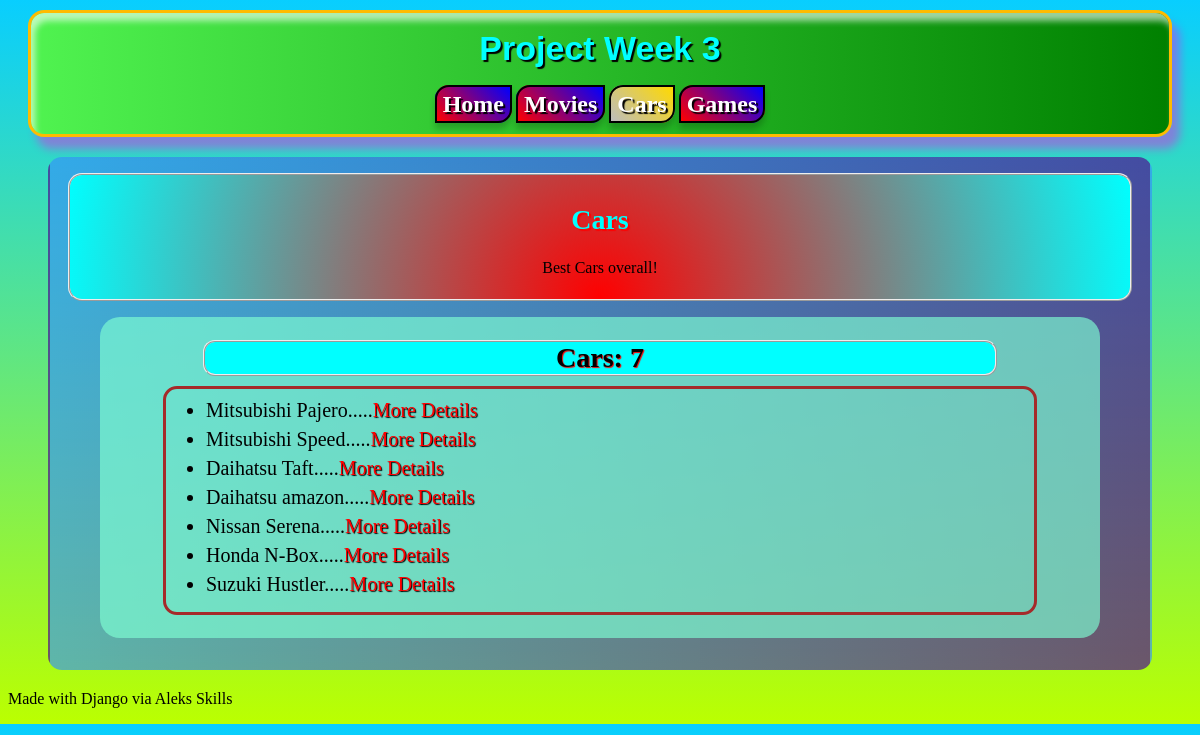
Screenshot of /cars/ with the database file from the repository.
### pages/models.py (models this page shows, shortened)
class Car(models.Model):
    brand = models.CharField(max_length=50)
    model = models.CharField(max_length=50)
    year = models.IntegerField()
    created_at = models.DateTimeField(auto_now_add=True)

### pages/views.py (the view)
# urls.py: path("cars/", views.car, name="cars"),
def car(request):
    cars = Car.objects.all()
    return render(request, "cars.html", {
        "cars": cars,
        "count": len(cars)
    })

### pages/templates/cars.html (shortened to what this page needs)
{% extends "base.html" %}
{% block content %}
    <section class="page_name">
        <h2>Cars</h2>
        <p>Best Cars overall!</p>
    </section>
    <section class="models_list">
        <h3>Cars: {{count}}</h3>
        <ul>
            {% for car in cars %}
                <li>{{car.brand}} {{car.model}}.....<a href="{% url 'car_details' car.id %}">More Details</a> </li>
            {% empty %}
                <li>No cars yet</li>
            {% endfor %}
        </ul>
    </section>
{% endblock %}

### pages/templates/base.html (shortened to what this page needs)
<!DOCTYPE html>
<html>
    <head>
        {% load static %}
        <link rel="stylesheet" href="{% static 'css/style.css' %}">
    </head>
    <body>
        {% include "_header.html" %}
        <main>
            {% block content %}
            {% endblock %}
        </main>
        {% include "_footer.html" %}
    </body>
</html>

### pages/templates/_header.html
<header>
    <h1>Project Week 3</h1>
    <nav>
        <a href="{% url 'home' %}" class="{% if request.resolver_match.url_name == 'home' %}active_link{% endif %}">Home</a>
        <a href="{% url 'movies' %}" class="{% if request.resolver_match.url_name == 'movies' %}active_link{% endif %}">Movies</a>
        <a href="{% url 'cars' %}" class="{% if request.resolver_match.url_name == 'cars' %}active_link{% endif %}">Cars</a>
        <a href="{% url 'games' %}" class="{% if request.resolver_match.url_name == 'games' %}active_link{% endif %}">Games</a>
    </nav>
</header>

### pages/templates/_footer.html
<footer>
    <p>Made with Django via Aleks Skills</p>
</footer>

### pages/static/css/style.css (style rules this page uses)
body { background: linear-gradient(180deg, rgb(8, 206, 255), rgb(187, 255, 0)); }
header { border: 3px solid rgb(255, 187, 0); margin: 10px 20px; background: linear-gradient(90deg, rgb(80, 243, 80), green); border-radius: 16px; text-align: center; padding: 16px 0; box-shadow: 8px 12px 8px rgba(255, 8, 230, 0.4), inset 4px 8px 6px rgb(255, 255, 255, 0.6); }
h1 { color: aqua; text-shadow: 2px 2px 1px black; font-family: 'Franklin Gothic Medium', 'Arial Narrow', Arial, sans-serif; font-size: 34px; font-weight: 900; margin-top: 0; }
header a { font-size: 24px; border: 2px solid black; border-top-left-radius: 14px; border-bottom-right-radius: 14px; text-decoration: none; padding: 4px 6px; background: linear-gradient(45deg, red, blue); color: white; font-weight: 700; text-shadow: 2px 2px 1px black; box-shadow: 0 6px 6px rgba(0, 0, 0, 0.2); }
.active_link { background: linear-gradient(45deg, rgb(189, 189, 189), rgb(255, 217, 0)); }
main { border: 2px solid transparent; background: linear-gradient(90deg, rgba(52, 144, 250, 0.649), rgba(77, 13, 145, 0.691)); margin: 20px 40px; border-radius: 14px; padding: 14px 18px; justify-content: center; display: block; }
.page_name { border: 2px ridge; border-radius: 14px; padding: 6px 10px; background: radial-gradient(circle at bottom, red, aqua); }
h2 { text-align: center; font-size: 28px; text-shadow: 2px 2px 1px red; color: aqua; }
.page_name p { text-align: center; color: black; }
.models_list { border: 3px solid transparent; border-radius: 20px; background-color: rgba(127, 255, 212, 0.659); margin: 16px 32px; padding: 10px 20px; }
h3 { text-align: center; border: 2px ridge; border-radius: 12px; margin: 10px 80px; font-size: 28px; background-color: aqua; text-shadow: 1px 1px 1px red; }
ul { border: 3px solid brown; border-radius: 14px; margin: 10px 40px; padding-top: 10px; padding-bottom: 10px; }
li { font-size: 20px; color: black; padding-bottom: 6px; }
li a { text-decoration: none; color: red; text-shadow: 1px 1px 1px black ; }

### rows the page displays
Car: brand "Mitsubishi", model "Pajero"
Car: brand "Mitsubishi", model "Speed"
Car: brand "Daihatsu", model "Taft"
Car: brand "Daihatsu", model "amazon"
Car: brand "Nissan", model "Serena"
Car: brand "Honda", model "N-Box"
Car: brand "Suzuki", model "Hustler"

### other values shown
{{ count }} "7"
